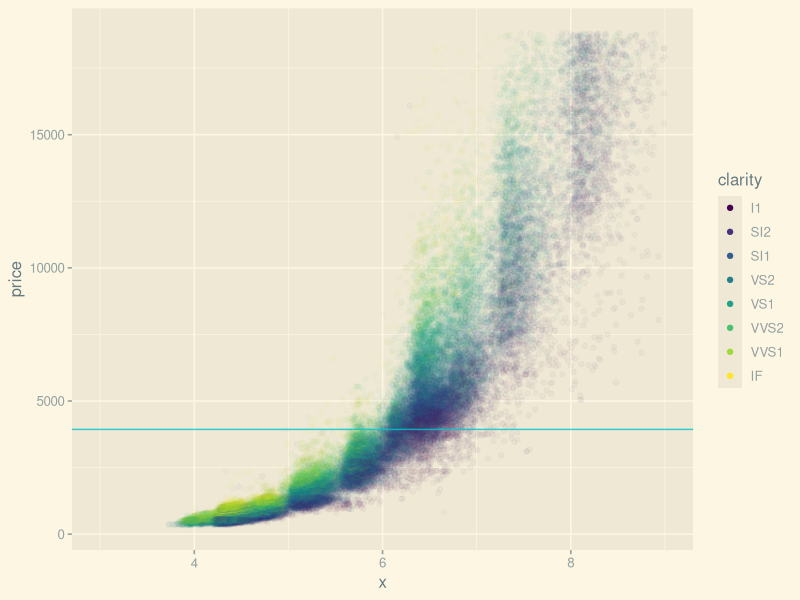

Write R code to recreate this figure.
library("ggplot2")
str(diamonds)

library("ggplot2")
library("ggthemes")

ggplot(diamonds, aes(x=x, y=price, color=clarity)) +geom_point(alpha=0.03)+
  geom_hline(yintercept=mean(diamonds$price), color="turquoise3",alpha=.8)+
  guides(color=guide_legend(override.aes=list(alpha=1)))+
  xlim(3,9)+theme_solarized_2()
